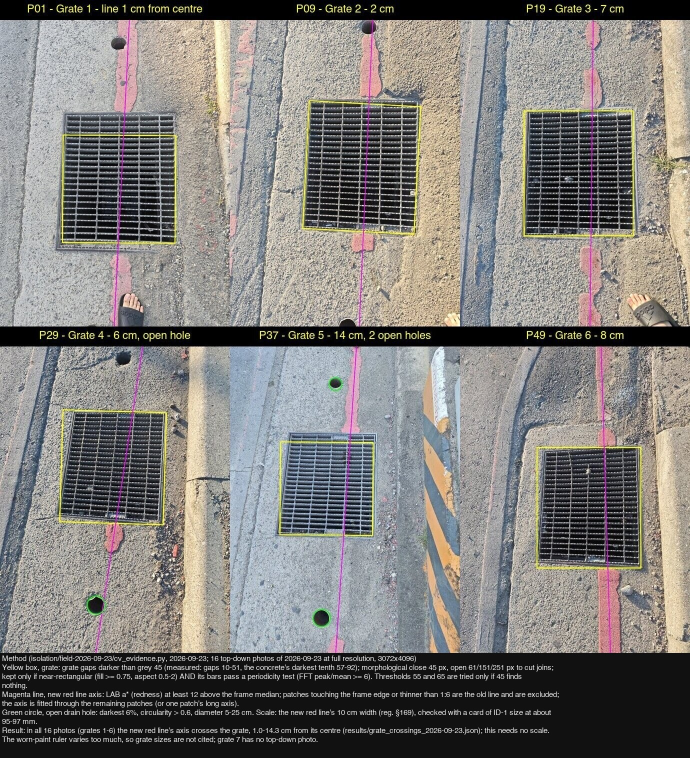
#> input picture isolation/field-2026-09-23/cv_red_over_grates.jpg, 1380 x 1516 px (shown at 1/2 size)
$ python -i topdown_redline_gap.py   (imports and definitions only)
#> lines starting #> are read from the running program, lines starting #| are printed output that depends on the picture; after the words box and inside, x2 and y2 are one past the last pixel; in counts of white or black regions, pixels touching at a corner belong together
"""俯拍版紅線外移(隔離區草稿,2026-09-23)。
新紅線(溝帶上,飽和)內緣 → 舊紅線(柏油上,淡粉)中心的距離,尺 = 新紅線線寬 10 cm(§169)。
俯拍近似正射:以溝蓋上/下邊長比檢查傾斜;比值偏離 1 超過 5% 就拒答。"""
import sys, json, math, hashlib, csv
import cv2, numpy as np
from pathlib import Path
D = Path("evidence/field-2026-09-23")
# [1 line not run here, left out]

# [10 lines left out: function masks, not called in this run]

def grate_box(gray):
    # 格柵 = 暗色格縫的包絡:暗像素閉運算後,取面積最大、長寬比近 1、且不碰影像邊的區塊
    h, w = gray.shape
    dark = (gray < np.percentile(gray, 12)).astype(np.uint8) * 255
    dark = cv2.morphologyEx(dark, cv2.MORPH_CLOSE, np.ones((61, 61), np.uint8))
    n, lbl, st, _ = cv2.connectedComponentsWithStats(dark, 8)
    ok = [i for i in range(1, n) if 0.5 < st[i, 2] / max(st[i, 3], 1) < 2.0
          and st[i, 0] > 5 and st[i, 1] > 5 and st[i, 0] + st[i, 2] < w - 5 and st[i, 1] + st[i, 3] < h - 5]
    if not ok:
        return None
    best = max(ok, key=lambda i: st[i, cv2.CC_STAT_AREA])
    cnt, _ = cv2.findContours((lbl == best).astype(np.uint8), cv2.RETR_EXTERNAL, cv2.CHAIN_APPROX_SIMPLE)
    c = max(cnt, key=cv2.contourArea)
    return cv2.boxPoints(cv2.minAreaRect(c)), cv2.approxPolyDP(cv2.convexHull(c), 0.03 * cv2.arcLength(c, True), True).reshape(-1, 2).astype(float)

# [54 lines left out: functions keystone_of, run, not called in this run]

# [6 lines not run here, left out]

>>> import cv2
>>> picture = cv2.imread('cv_red_over_grates.jpg', cv2.IMREAD_GRAYSCALE)
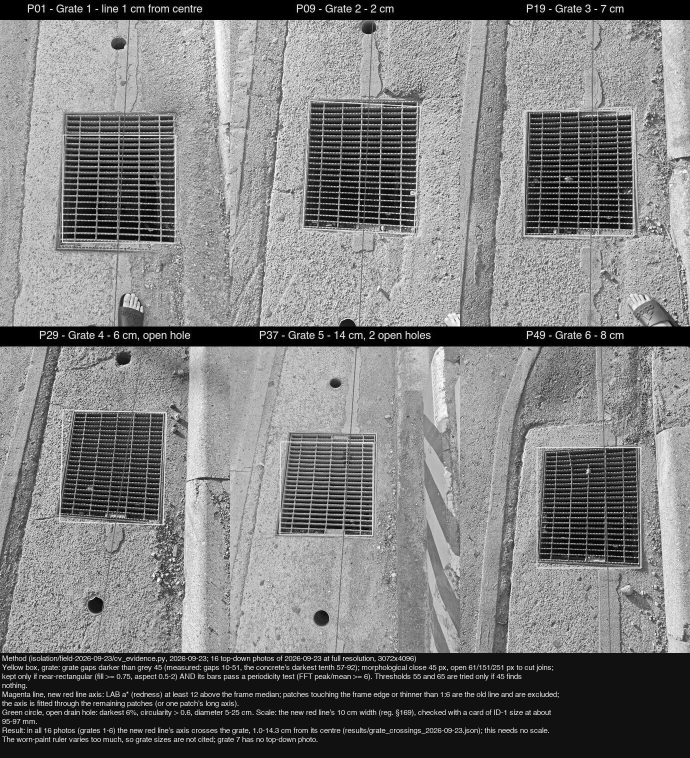
#> picture: shape (1516, 1380) (shown at 1/2 size); min 0, max 255, mean 125
>>> result = grate_box(picture)
#> in grate_box, `dark = (gray < np.percentile(gray, 12)).astype(np.uint8) * 255`:
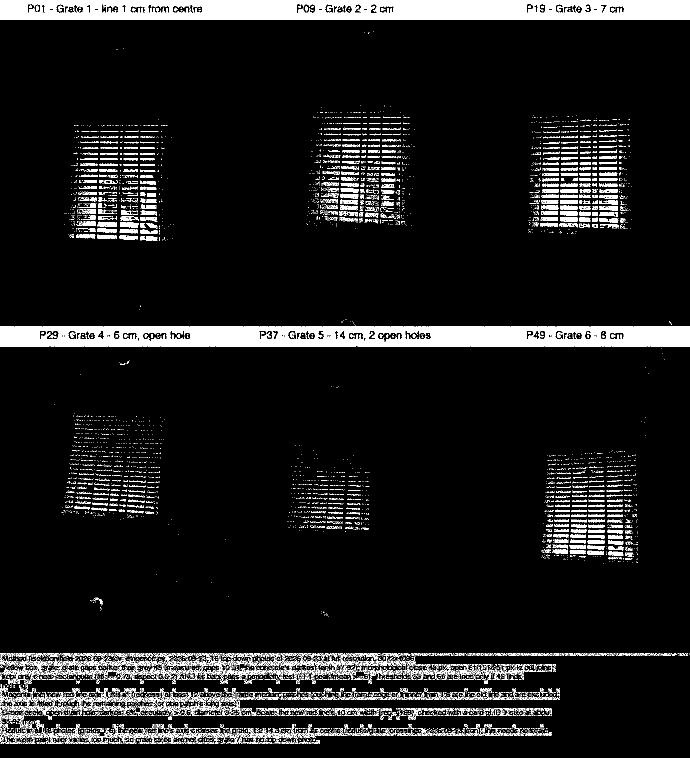
#> dark: shape (1516, 1380) (shown at 1/2 size); 8.6% white; 7835 white regions (7075 under 20 px), largest, box (x1, y1, x2, y2) and area: (0, 0, 1380, 40) 49196, (0, 653, 1380, 693) 47737, (207, 1448, 366, 1488) 960
#> in grate_box, `dark = cv2.morphologyEx(dark, cv2.MORPH_CLOSE, np.ones((61, 61), np.ui..`:
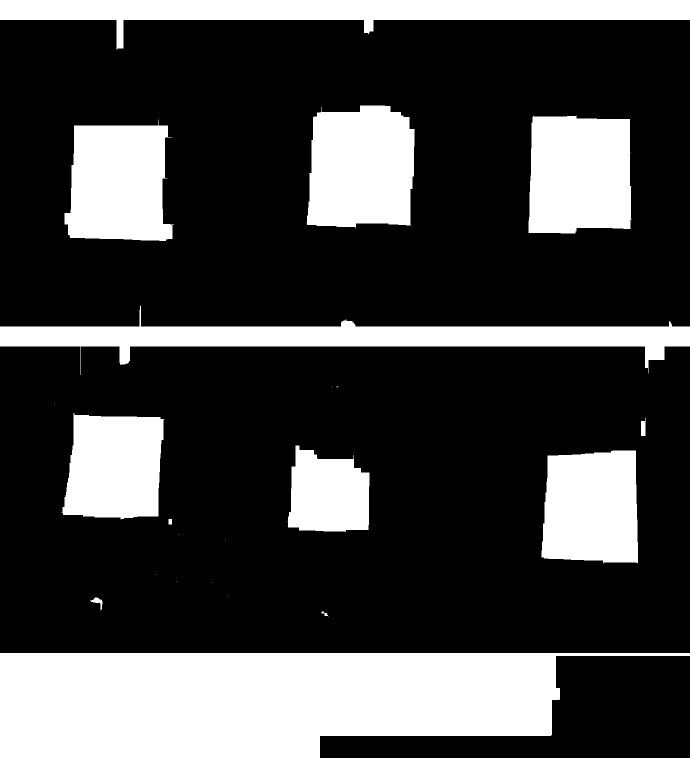
#> dark: shape (1516, 1380) (shown at 1/2 size); 26.9% white; 23 white regions (10 under 20 px)
#> in grate_box, `n, lbl, st, _ = cv2.connectedComponentsWithStats(dark, 8)`:
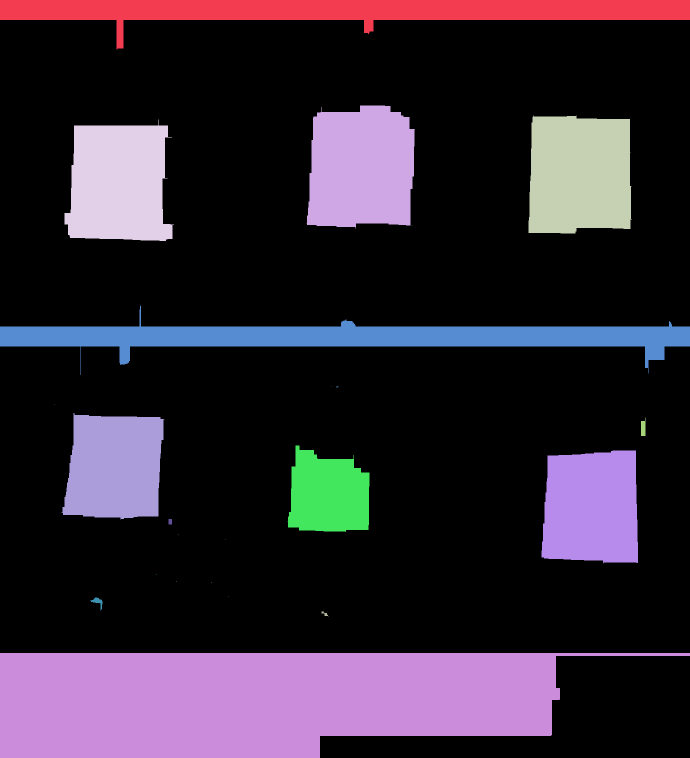
#> lbl: shape (1516, 1380) int32 (shown at 1/2 size); 24 distinct labels, from 0 to 23; one colour per label, 0 black
#> in grate_box, `n, lbl, st, _ = cv2.connectedComponentsWithStats(dark, 8)`: n = 24; st = 24 rows, first 6: [0, 40, 1380, 1476, 1530208], [0, 0, 1380, 99, 56476], [613, 211, 217, 246, 46486], [1057, 231, 207, 236, 45090], [129, 239, 219, 243, 42953], [822, 451, 1, 1, 1]
#> in grate_box, `ok = [i for i in range(1, n) if 0.5 < st[i, 2] / max(st[i, 3], 1) < 2...`: ok = [2, 3, 4, 5, 7, 9, 10, 12, 13, 14, 15, 16, 17, 18, 19, 20, 21, 22]
#> in grate_box, `best = max(ok, key=lambda i: st[i, cv2.CC_STAT_AREA])`: best = 2
#> in grate_box, `cnt, _ = cv2.findContours((lbl == best).astype(np.uint8), cv2.RETR_EXT..`: cnt = 1 contour; box (x1, y1, x2, y2) and area: (613, 211, 830, 457) 46024
#> in grate_box, `c = max(cnt, key=cv2.contourArea)`: c = contour of 77 points, box (x1, y1, x2, y2) (613, 211, 830, 457), area 46024
#> result = ([[820.4, 462.5], [612.8, 450.2], [627.5, 202.6], [835.1, 214.9]], [[818, 234], [820, 450], [614, 449], [643, 214]])
